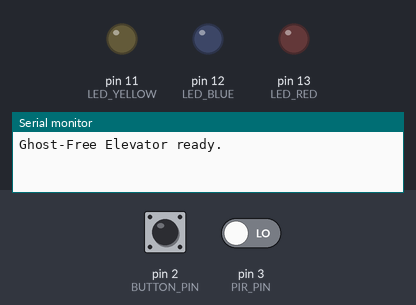
This sketch was run on a simulated Arduino Uno, built with avr-gcc and run on an emulated ATmega328P. Parts: output pins drawn as LEDs (lit = HIGH), the last lines printed to the serial monitor. The inputs (shaded band) are chosen by the test bench; at power-on: pin 2 (BUTTON_PIN) HIGH, pin 3 (PIR_PIN) LOW.

Above: at 1.2 s.
1.3 s: pin 2 (BUTTON_PIN) pulled LOW for 0.15 s
At 1.9 s:
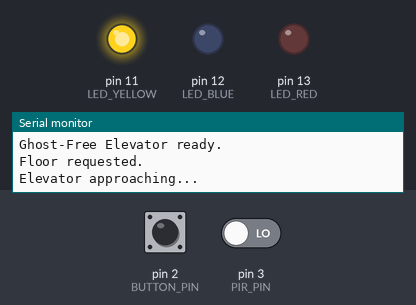
4.4 s: pin 2 (BUTTON_PIN) pulled LOW for 1 s
At 7.6 s:
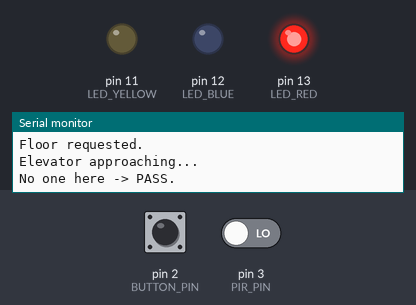
8.4 s: pin 2 (BUTTON_PIN) pulled LOW for 3.2 s
At 10.3 s:
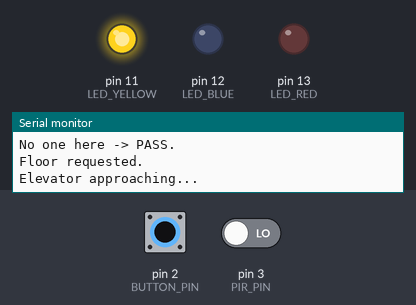
14.2 s: pin 2 (BUTTON_PIN) driven LOW and pin 3 (PIR_PIN) driven HIGH
At 16.8 s:
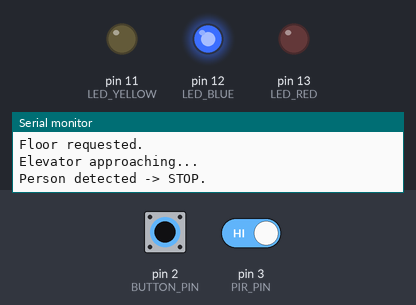
Timing chart, 0 to 18.2 s (numbered marks = the images above; inputs shaded):
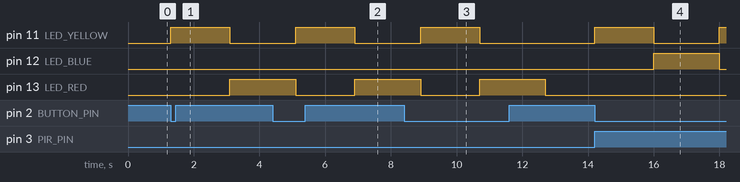

Measured:
- after the input at 1.3 s, pin 11 (LED_YELLOW): LOW → HIGH at once, → LOW 1.8 s later; pin 13 (LED_RED): LOW → HIGH after 1.8 s
- after the input at 4.4 s, pin 11 (LED_YELLOW): LOW → HIGH after 0.70 s, → LOW 1.8 s later
- after the input at 8.4 s, pin 11 (LED_YELLOW): LOW → HIGH after 0.50 s, → LOW 1.8 s later
- after the input at 14.2 s, pin 11 (LED_YELLOW): LOW → HIGH at once, → LOW 1.8 s later, → HIGH 2.0 s later; pin 12 (LED_BLUE): LOW → HIGH after 1.8 s, → LOW 2.0 s later

The sketch:

ghost_free_elevator.ino
```cpp
/*
 * Ghost-Free Elevator  ---  Arduino reference sketch
 * -------------------------------------------------------------
 * Idea: an elevator should only STOP at a requested floor if a
 * person is actually waiting there. If the floor is empty, PASS.
 *
 * LEDs:  Yellow = floor requested (standby)
 *        Blue   = person detected -> STOP
 *        Red    = no one there    -> PASS
 *
 * Parts: Arduino Uno, PIR motion sensor, push button, 3 LEDs (+330R each)
 *
 * NOTE (호윤): 이건 로직을 깔끔히 정리한 "참고 스케치"야.
 *   핀 번호/딜레이는 네 회로에 맞게 바꾸고, 주석도 네 식으로 다듬어.
 * -------------------------------------------------------------
 */

// ---- Pin assignments (change to match your wiring) ----
const int BUTTON_PIN = 2;   // floor "stop" request button
const int PIR_PIN    = 3;   // PIR motion sensor (HIGH = motion)
const int LED_YELLOW = 11;  // requested / standby
const int LED_BLUE   = 12;  // person waiting -> STOP
const int LED_RED    = 13;  // empty -> PASS

// ---- Timing (milliseconds) ----
const unsigned long APPROACH_MS = 1500; // time for the car to "reach" the floor
const unsigned long RESULT_MS   = 2000; // how long to show the STOP/PASS result

// ---- States ----
enum State { IDLE, REQUESTED, APPROACHING, DECIDE };
State state = IDLE;
unsigned long stateStart = 0;

void setLeds(bool y, bool b, bool r) {
  digitalWrite(LED_YELLOW, y);
  digitalWrite(LED_BLUE,   b);
  digitalWrite(LED_RED,    r);
}

void setup() {
  pinMode(BUTTON_PIN, INPUT_PULLUP); // button to GND, pressed = LOW
  pinMode(PIR_PIN, INPUT);
  pinMode(LED_YELLOW, OUTPUT);
  pinMode(LED_BLUE, OUTPUT);
  pinMode(LED_RED, OUTPUT);
  setLeds(false, false, false);
  Serial.begin(9600);
  Serial.println("Ghost-Free Elevator ready.");
}

void loop() {
  switch (state) {

    case IDLE:
      // Wait for a floor request (button press).
      if (digitalRead(BUTTON_PIN) == LOW) {
        setLeds(true, false, false);      // Yellow ON
        Serial.println("Floor requested.");
        state = REQUESTED;
        stateStart = millis();
      }
      break;

    case REQUESTED:
      // Small debounce, then the car starts approaching.
      if (millis() - stateStart > 300) {
        Serial.println("Elevator approaching...");
        state = APPROACHING;
        stateStart = millis();
      }
      break;

    case APPROACHING:
      // Car travels to the floor; when it arrives, check the sensor.
      if (millis() - stateStart > APPROACH_MS) {
        state = DECIDE;
      }
      break;

    case DECIDE: {
      bool personWaiting = (digitalRead(PIR_PIN) == HIGH);
      if (personWaiting) {
        setLeds(false, true, false);      // Blue ON
        Serial.println("Person detected -> STOP.");
      } else {
        setLeds(false, false, true);      // Red ON
        Serial.println("No one here -> PASS.");
      }
      delay(RESULT_MS);                    // show the result
      setLeds(false, false, false);
      state = IDLE;                        // ready for the next request
      break;
    }
  }
}
```
